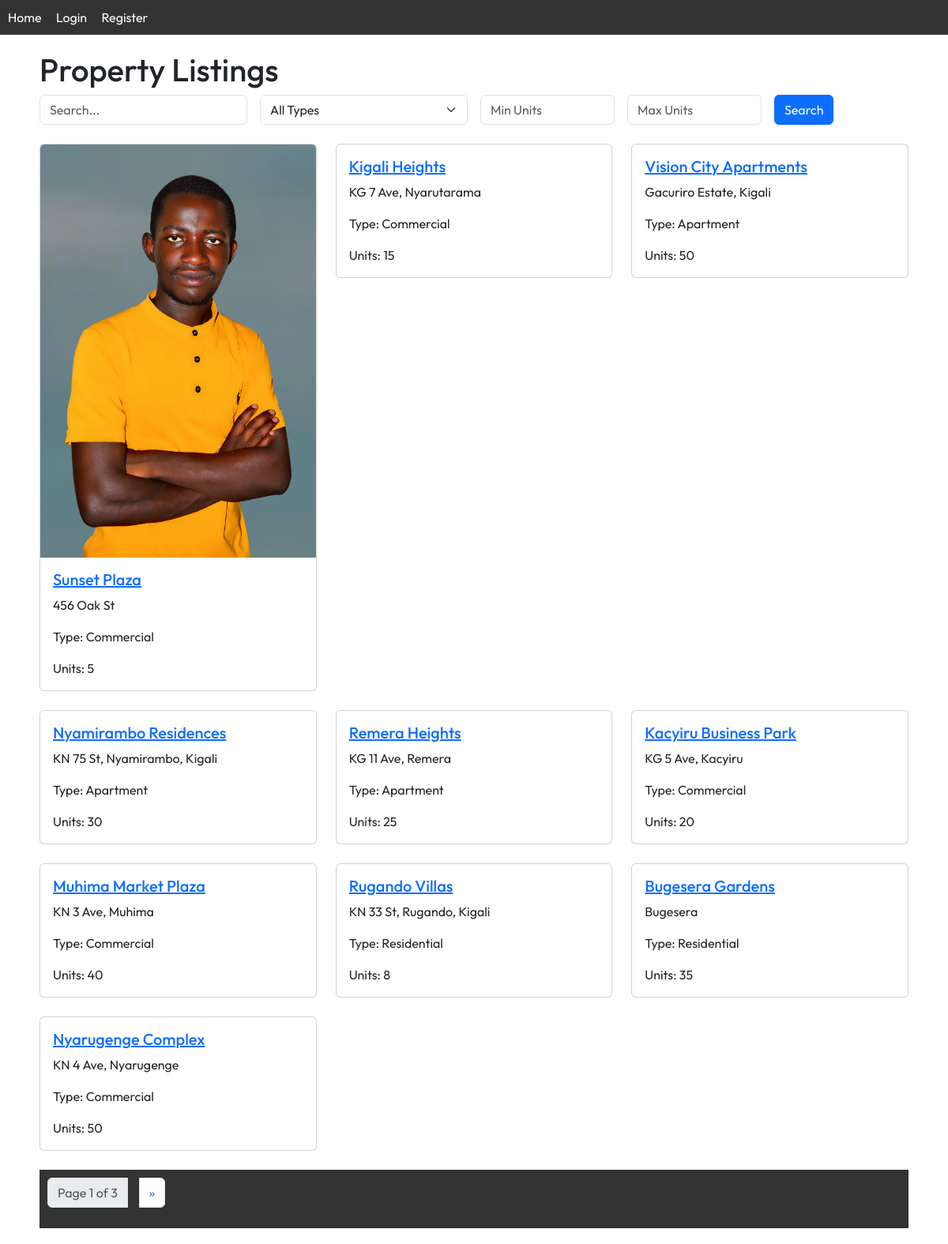
Before: / with the older database file.
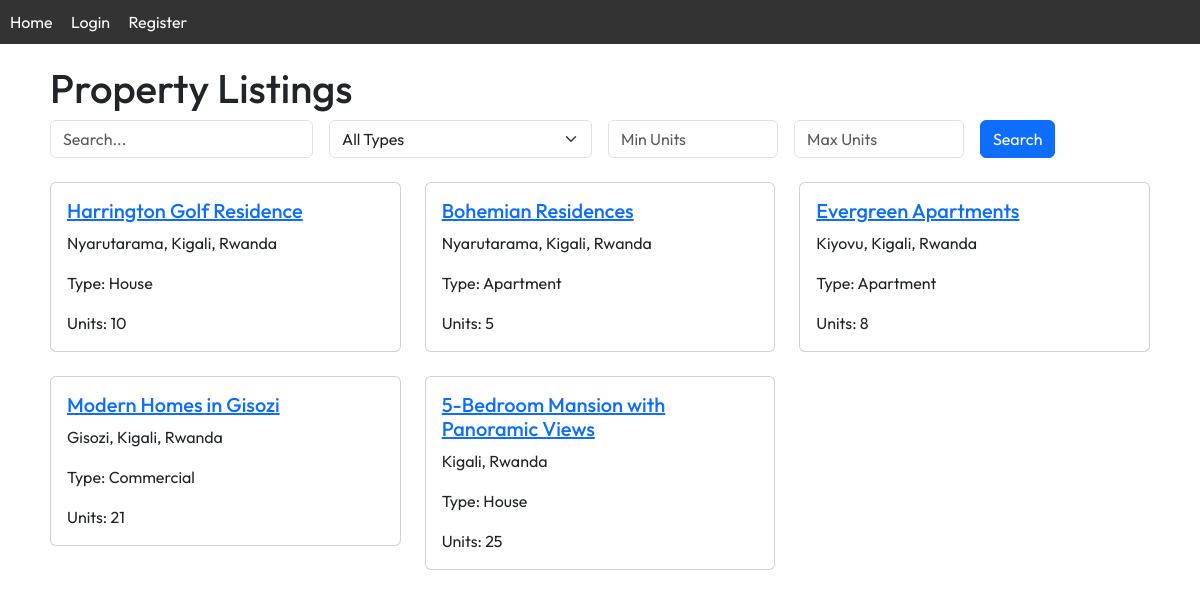
After: the same page with the newer database file.
### property_app/models.py (models this page shows, shortened)
class Property(models.Model):
    PROPERTY_TYPES = [
        ('Apartment', 'Apartment'),
        ('House', 'House'),
        ('Commercial', 'Commercial'),
    ]
    name = models.CharField(max_length=255)
    address = models.CharField(max_length=255)
    property_type = models.CharField(max_length=50, choices=PROPERTY_TYPES)
    description = models.TextField()
    number_of_units = models.IntegerField()
    owner = models.ForeignKey(User, on_delete=models.CASCADE, related_name='properties', default=1)

class PropertyImage(models.Model):
    property = models.ForeignKey(Property, related_name='images', on_delete=models.CASCADE)
    image = models.ImageField(upload_to='property_images/')
    uploaded_at = models.DateTimeField(auto_now_add=True)

### property_app/views.py (the view)
class PropertyListView(ListView):
    model = Property
    template_name = 'property_app/property_list.html'
    context_object_name = 'properties'
    paginate_by = 10  # Optional: Add pagination
    def get_queryset(self):
        queryset = super().get_queryset()
        query = self.request.GET.get('q')
        property_type = self.request.GET.get('property_type')
        min_units = self.request.GET.get('min_units')
        max_units = self.request.GET.get('max_units')
        if query:
            queryset = queryset.filter(
                Q(name__icontains=query) |
                Q(address__icontains=query) |
                Q(description__icontains=query)
            )
        if property_type and property_type != 'All':
            queryset = queryset.filter(property_type=property_type)
        if min_units:
            queryset = queryset.filter(number_of_units__gte=min_units)
        if max_units:
            queryset = queryset.filter(number_of_units__lte=max_units)
        return queryset

### templates/property_app/property_list.html (shortened to what this page needs)
{% extends "base.html" %}
{% block content %}
  <h1>Property Listings</h1>
  <form method="get" class="row g-3 mb-4">
    <div class="col-md-3">
      <input type="text" name="q" class="form-control" placeholder="Search..." value="{{ request.GET.q }}">
    </div>
    <div class="col-md-3">
      <select name="property_type" class="form-select">
        <option value="All">All Types</option>
      </select>
    </div>
    <div class="col-md-2">
      <input type="number" name="min_units" class="form-control" placeholder="Min Units" value="{{ request.GET.min_units }}">
    </div>
    <div class="col-md-2">
      <input type="number" name="max_units" class="form-control" placeholder="Max Units" value="{{ request.GET.max_units }}">
    </div>
    <div class="col-md-2">
      <button type="submit" class="btn btn-primary">Search</button>
    </div>
  </form>
  <div class="row">
    {% for property in properties %}
      <div class="col-md-4">
        <div class="card mb-4">
          {% if property.images.first %}
            <img src="{{ property.images.first.image.url }}" class="card-img-top" alt="{{ property.name }}">
          {% endif %}
          <div class="card-body">
            <h5 class="card-title"><a href="{% url 'property_detail' property.pk %}">{{ property.name }}</a></h5>
            <p class="card-text">{{ property.address }}</p>
            <p class="card-text">Type: {{ property.property_type }}</p>
            <p class="card-text">Units: {{ property.number_of_units }}</p>
          </div>
        </div>
      </div>
    {% empty %}
      <p>No properties found.</p>
    {% endfor %}
  </div>
  {% if is_paginated %}
    <nav aria-label="Page navigation">
      <ul class="pagination">
        <li class="page-item disabled"><a class="page-link">Page {{ page_obj.number }} of {{ page_obj.paginator.num_pages }}</a></li>
        {% if page_obj.has_next %}
          <li class="page-item">
            <a class="page-link" href="?{% if request.GET.q %}q={{ request.GET.q }}&{% endif %}page={{ page_obj.next_page_number }}" aria-label="Next">
              <span aria-hidden="true">&raquo;</span>
            </a>
          </li>
        {% endif %}
      </ul>
    </nav>
  {% endif %}
{% endblock %}

### templates/base.html (shortened to what this page needs)
<!DOCTYPE html>
<html lang="en">
<head>
    <link href="https://cdn.jsdelivr.net/npm/bootstrap@5.3.0/dist/css/bootstrap.min.css" rel="stylesheet">
    {% load static %}
    <link rel="stylesheet" href="{% static 'css/styles.css' %}">
</head>
<body>
    <nav>
        <a href="{% url 'property_list' %}">Home</a>
        {% if user.is_authenticated %}
            <span>Welcome, {{ user.username }}!</span>
            {% if user.is_staff %}
                <a href="{% url 'admin_dashboard' %}">Admin Dashboard</a>
            {% elif user.profile.role == 'landlord' %}
                <a href="{% url 'landlord_dashboard' %}">Landlord Dashboard</a>
            {% elif user.profile.role == 'tenant' %}
                <a href="{% url 'tenant_dashboard' %}">Tenant Dashboard</a>
            {% endif %}
            <form method="POST" action="{% url 'logout' %}" style="display: inline;">
                {% csrf_token %}
                <button type="submit" class="btn btn-link p-0" style="text-decoration: none;">Logout</button>
            </form>
        {% else %}
            <a href="{% url 'login' %}">Login</a>
            <a href="{% url 'register' %}">Register</a>
        {% endif %}
    </nav>
    <div class="container">
        {% block content %}
        {% endblock %}
    </div>
</body>
</html>

### static/css/styles.css (style rules this page uses)
body { font-family: 'Outfit', sans-serif; margin: 0; padding: 0; }
nav { background-color: #333; color: #fff; padding: 10px; }
nav a { color: #fff; margin-right: 15px; text-decoration: none; }
.container { padding: 20px; }

Changed rows visible on the page:
removed Property: images.first.image (picture), name "Sunset Plaza", address "456 Oak St", property_type "Commercial", number_of_units "5"
removed Property: name "Kigali Heights", address "KG 7 Ave, Nyarutarama", property_type "Commercial", number_of_units "15"
removed Property: name "Vision City Apartments", address "Gacuriro Estate, Kigali", property_type "Apartment", number_of_units "50"
removed Property: name "Nyamirambo Residences", address "KN 75 St, Nyamirambo, Kigali", property_type "Apartment", number_of_units "30"
removed Property: name "Remera Heights", address "KG 11 Ave, Remera", property_type "Apartment", number_of_units "25"
removed Property: name "Kacyiru Business Park", address "KG 5 Ave, Kacyiru", property_type "Commercial", number_of_units "20"
removed Property: name "Muhima Market Plaza", address "KN 3 Ave, Muhima", property_type "Commercial", number_of_units "40"
removed Property: name "Rugando Villas", address "KN 33 St, Rugando, Kigali", property_type "Residential", number_of_units "8"
removed Property: name "Bugesera Gardens", address "Bugesera", property_type "Residential", number_of_units "35"
removed Property: name "Nyarugenge Complex", address "KN 4 Ave, Nyarugenge", property_type "Commercial", number_of_units "50"
added Property: name "Harrington Golf Residence", address "Nyarutarama, Kigali, Rwanda", property_type "House", number_of_units "10"
added Property: name "Bohemian Residences", address "Nyarutarama, Kigali, Rwanda", property_type "Apartment", number_of_units "5"
added Property: name "Evergreen Apartments", address "Kiyovu, Kigali, Rwanda", property_type "Apartment", number_of_units "8"
added Property: name "Modern Homes in Gisozi", address "Gisozi, Kigali, Rwanda", property_type "Commercial", number_of_units "21"
added Property: name "5-Bedroom Mansion with Panoramic Views", address "Kigali, Rwanda", property_type "House", number_of_units "25"
Other visible differences:
{{ page_obj.number }}: "1" → (not shown)
{{ page_obj.paginator.num_pages }}: "3" → (not shown)
text no longer shown: "Page of »"
